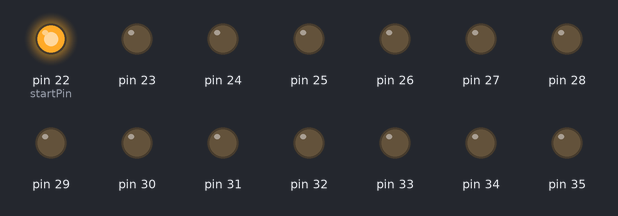
The sketch below on a simulated Arduino Mega 2560, built with avr-gcc and run on an emulated ATmega2560. On the bench: output pins drawn as LEDs (lit = HIGH).

Above: at 0.1 s.
At 15.1 s:
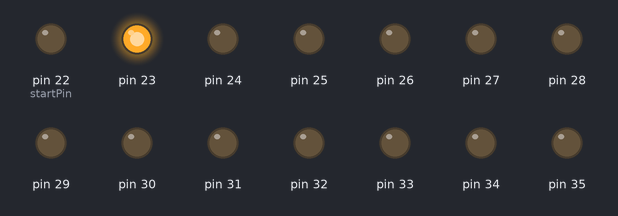
At 30.1 s:
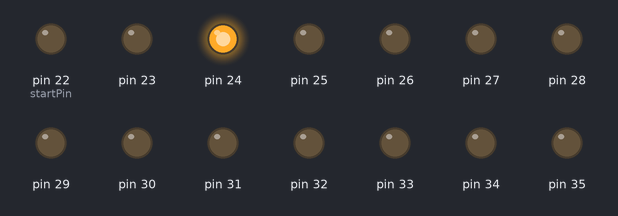
At 60.1 s:
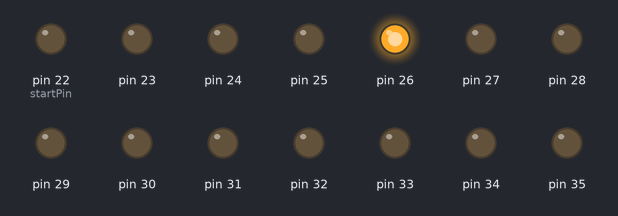
At 90.1 s:
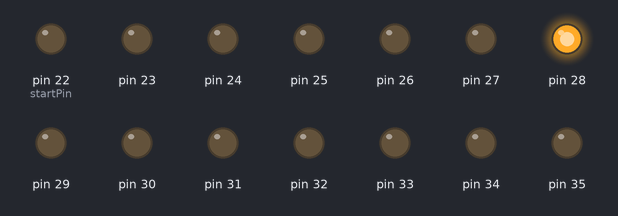
At 120.1 s:
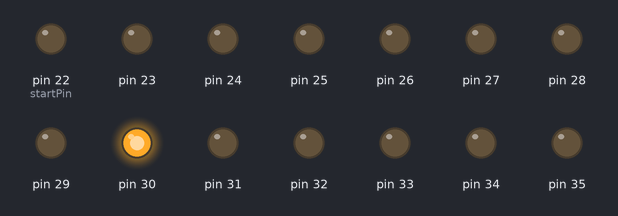
Timing chart, 0 to 121.6 s (numbered marks = the images above):
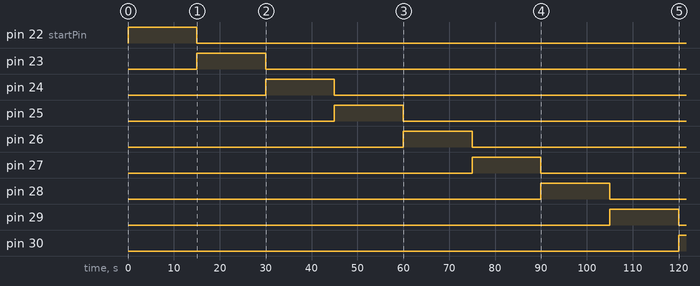

The sketch:

Air_flush.ino
```cpp
const int startPin = 22;
const int Njars = 21;
const int pumpIO = 43;

void setup() {
  for (int i = startPin; i < (startPin + Njars); i++) {
      digitalWrite(i, LOW);
      pinMode(i, OUTPUT);
  }
  pinMode(pumpIO, OUTPUT);
  digitalWrite(pumpIO, HIGH);
}

void loop() {
    //  for each jar position
    for (int i = startPin; i < (startPin + Njars); i++) {
        //  if first jar, turn off last jar
        if (i == startPin) digitalWrite((startPin + (Njars-1)), LOW);
        //  if any other jar, turn off the previous jar
        else if (i > startPin) digitalWrite(i-1, LOW);
        //  turn on a jar
        digitalWrite(i, HIGH);
        delay(15000);
    }
}
```

Measured:
- by itself, pin 22 (startPin): LOW → HIGH at 0.00 s, → LOW 15.0 s later
- by itself, pin 23: LOW → HIGH at 15.0 s, → LOW 15.0 s later
- by itself, pin 24: LOW → HIGH at 30.0 s, → LOW 15.0 s later
- by itself, pin 25: LOW → HIGH at 45.0 s, → LOW 15.0 s later
- by itself, pin 26: LOW → HIGH at 60.0 s, → LOW 15.0 s later
- by itself, pin 27: LOW → HIGH at 75.0 s, → LOW 15.0 s later
- by itself, pin 28: LOW → HIGH at 90.0 s, → LOW 15.0 s later
- by itself, pin 29: LOW → HIGH at 105 s, → LOW 15.0 s later
